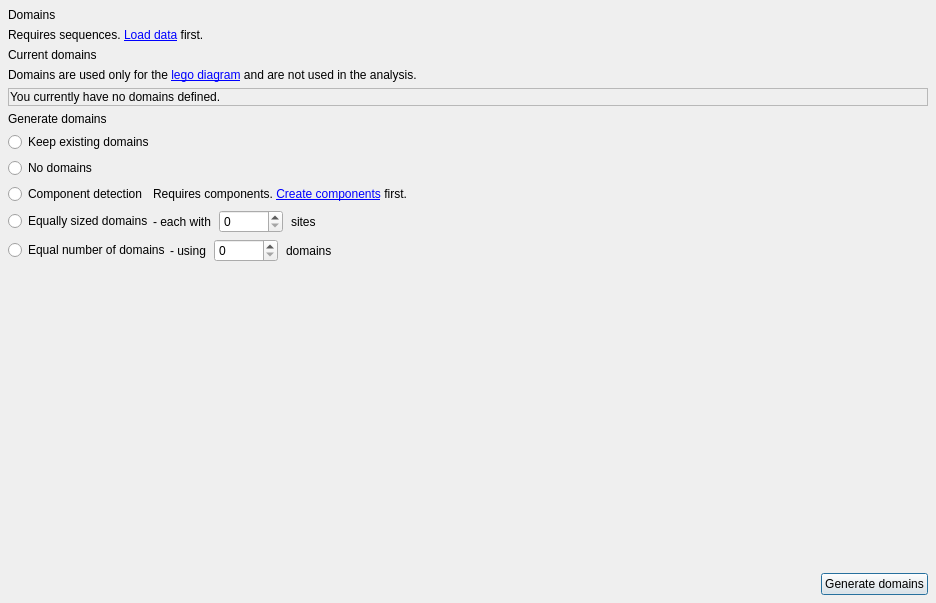
<?xml version="1.0" encoding="UTF-8"?>
<ui version="4.0">
 <class>Dialog</class>
 <widget class="QDialog" name="Dialog">
  <property name="geometry">
   <rect>
    <x>0</x>
    <y>0</y>
    <width>936</width>
    <height>603</height>
   </rect>
  </property>
  <property name="windowTitle">
   <string>Dialog</string>
  </property>
  <layout class="QVBoxLayout" name="verticalLayout">
   <property name="leftMargin">
    <number>8</number>
   </property>
   <property name="topMargin">
    <number>8</number>
   </property>
   <property name="rightMargin">
    <number>8</number>
   </property>
   <property name="bottomMargin">
    <number>8</number>
   </property>
   <item>
    <widget class="QLabel" name="label">
     <property name="text">
      <string>Domains</string>
     </property>
     <property name="style" stdset="0">
      <string>title</string>
     </property>
    </widget>
   </item>
   <item>
    <widget class="QLabel" name="LBL_DATA_WARNING">
     <property name="text">
      <string>&lt;html&gt;&lt;head/&gt;&lt;body&gt;&lt;p&gt;Requires sequences. &lt;a href=&quot;action:view_open_file&quot;&gt;Load data&lt;/a&gt; first.&lt;/p&gt;&lt;/body&gt;&lt;/html&gt;</string>
     </property>
     <property name="style" stdset="0">
      <string>warning</string>
     </property>
    </widget>
   </item>
   <item>
    <widget class="QLabel" name="label_6">
     <property name="text">
      <string>Current domains</string>
     </property>
     <property name="style" stdset="0">
      <string>heading</string>
     </property>
    </widget>
   </item>
   <item>
    <widget class="QLabel" name="LBL_HELP">
     <property name="text">
      <string>&lt;html&gt;&lt;head/&gt;&lt;body&gt;&lt;p&gt;Domains are used only for the &lt;a href=&quot;action:view_lego&quot;&gt;lego diagram&lt;/a&gt; and are not used in the analysis.&lt;/p&gt;&lt;/body&gt;&lt;/html&gt;</string>
     </property>
     <property name="style" stdset="0">
      <string>helpbox</string>
     </property>
    </widget>
   </item>
   <item>
    <widget class="QFrame" name="frame">
     <property name="frameShape">
      <enum>QFrame::StyledPanel</enum>
     </property>
     <property name="frameShadow">
      <enum>QFrame::Raised</enum>
     </property>
     <layout class="QGridLayout" name="gridLayout_2">
      <property name="leftMargin">
       <number>1</number>
      </property>
      <property name="topMargin">
       <number>1</number>
      </property>
      <property name="rightMargin">
       <number>1</number>
      </property>
      <property name="bottomMargin">
       <number>1</number>
      </property>
      <property name="spacing">
       <number>8</number>
      </property>
      <item row="0" column="0">
       <widget class="QLabel" name="LBL_MAIN">
        <property name="text">
         <string>You currently have no domains defined.</string>
        </property>
       </widget>
      </item>
     </layout>
    </widget>
   </item>
   <item>
    <widget class="QLabel" name="label_7">
     <property name="text">
      <string>Generate domains</string>
     </property>
     <property name="style" stdset="0">
      <string>heading</string>
     </property>
    </widget>
   </item>
   <item>
    <widget class="QRadioButton" name="RAD_EXISTING">
     <property name="sizePolicy">
      <sizepolicy hsizetype="Maximum" vsizetype="Fixed">
       <horstretch>0</horstretch>
       <verstretch>0</verstretch>
      </sizepolicy>
     </property>
     <property name="text">
      <string>Keep existing domains</string>
     </property>
    </widget>
   </item>
   <item>
    <widget class="QRadioButton" name="RAD_NO">
     <property name="sizePolicy">
      <sizepolicy hsizetype="Maximum" vsizetype="Fixed">
       <horstretch>0</horstretch>
       <verstretch>0</verstretch>
      </sizepolicy>
     </property>
     <property name="text">
      <string>No domains</string>
     </property>
    </widget>
   </item>
   <item>
    <layout class="QHBoxLayout" name="horizontalLayout_3">
     <item>
      <widget class="QRadioButton" name="RAD_AUTO">
       <property name="sizePolicy">
        <sizepolicy hsizetype="Maximum" vsizetype="Fixed">
         <horstretch>0</horstretch>
         <verstretch>0</verstretch>
        </sizepolicy>
       </property>
       <property name="text">
        <string>Component detection</string>
       </property>
      </widget>
     </item>
     <item>
      <widget class="QLabel" name="LBL_COMPONENT_WARNING">
       <property name="text">
        <string>&lt;html&gt;&lt;head/&gt;&lt;body&gt;&lt;p&gt;Requires components. &lt;a href=&quot;action:create_components&quot;&gt;Create components&lt;/a&gt; first.&lt;/p&gt;&lt;/body&gt;&lt;/html&gt;</string>
       </property>
       <property name="style" stdset="0">
        <string>warning</string>
       </property>
      </widget>
     </item>
     <item>
      <spacer name="horizontalSpacer_4">
       <property name="orientation">
        <enum>Qt::Horizontal</enum>
       </property>
       <property name="sizeHint" stdset="0">
        <size>
         <width>40</width>
         <height>20</height>
        </size>
       </property>
      </spacer>
     </item>
    </layout>
   </item>
   <item>
    <layout class="QHBoxLayout" name="horizontalLayout_2">
     <property name="spacing">
      <number>0</number>
     </property>
     <item>
      <widget class="QRadioButton" name="RAD_SIZE">
       <property name="sizePolicy">
        <sizepolicy hsizetype="Maximum" vsizetype="Fixed">
         <horstretch>0</horstretch>
         <verstretch>0</verstretch>
        </sizepolicy>
       </property>
       <property name="text">
        <string>Equally sized domains</string>
       </property>
      </widget>
     </item>
     <item>
      <widget class="QWidget" name="WID_SIZE" native="true">
       <layout class="QHBoxLayout" name="H">
        <property name="spacing">
         <number>8</number>
        </property>
        <property name="leftMargin">
         <number>0</number>
        </property>
        <property name="topMargin">
         <number>0</number>
        </property>
        <property name="rightMargin">
         <number>0</number>
        </property>
        <property name="bottomMargin">
         <number>0</number>
        </property>
        <item>
         <widget class="QLabel" name="label_4">
          <property name="text">
           <string>- each with</string>
          </property>
         </widget>
        </item>
        <item>
         <widget class="QSpinBox" name="SPN_SIZE">
          <property name="sizePolicy">
           <sizepolicy hsizetype="Fixed" vsizetype="Fixed">
            <horstretch>0</horstretch>
            <verstretch>0</verstretch>
           </sizepolicy>
          </property>
          <property name="minimumSize">
           <size>
            <width>64</width>
            <height>0</height>
           </size>
          </property>
          <property name="maximumSize">
           <size>
            <width>64</width>
            <height>16777215</height>
           </size>
          </property>
         </widget>
        </item>
        <item>
         <widget class="QLabel" name="label_2">
          <property name="text">
           <string>sites</string>
          </property>
         </widget>
        </item>
       </layout>
      </widget>
     </item>
     <item>
      <spacer name="horizontalSpacer_2">
       <property name="orientation">
        <enum>Qt::Horizontal</enum>
       </property>
       <property name="sizeHint" stdset="0">
        <size>
         <width>40</width>
         <height>20</height>
        </size>
       </property>
      </spacer>
     </item>
    </layout>
   </item>
   <item>
    <layout class="QHBoxLayout" name="horizontalLayout_5">
     <property name="spacing">
      <number>0</number>
     </property>
     <item>
      <widget class="QRadioButton" name="RAD_NUM">
       <property name="sizePolicy">
        <sizepolicy hsizetype="Maximum" vsizetype="Fixed">
         <horstretch>0</horstretch>
         <verstretch>0</verstretch>
        </sizepolicy>
       </property>
       <property name="text">
        <string>Equal number of domains</string>
       </property>
      </widget>
     </item>
     <item>
      <widget class="QWidget" name="WID_NUM" native="true">
       <layout class="QHBoxLayout" name="horizontalLayout_4">
        <property name="spacing">
         <number>8</number>
        </property>
        <property name="leftMargin">
         <number>0</number>
        </property>
        <property name="topMargin">
         <number>0</number>
        </property>
        <property name="rightMargin">
         <number>0</number>
        </property>
        <property name="bottomMargin">
         <number>0</number>
        </property>
        <item>
         <widget class="QLabel" name="label_5">
          <property name="text">
           <string>- using</string>
          </property>
         </widget>
        </item>
        <item>
         <widget class="QSpinBox" name="SPN_NUM">
          <property name="sizePolicy">
           <sizepolicy hsizetype="Fixed" vsizetype="Fixed">
            <horstretch>0</horstretch>
            <verstretch>0</verstretch>
           </sizepolicy>
          </property>
          <property name="minimumSize">
           <size>
            <width>64</width>
            <height>0</height>
           </size>
          </property>
          <property name="maximumSize">
           <size>
            <width>64</width>
            <height>16777215</height>
           </size>
          </property>
         </widget>
        </item>
        <item>
         <widget class="QLabel" name="label_3">
          <property name="text">
           <string>domains</string>
          </property>
         </widget>
        </item>
       </layout>
      </widget>
     </item>
     <item>
      <spacer name="horizontalSpacer_3">
       <property name="orientation">
        <enum>Qt::Horizontal</enum>
       </property>
       <property name="sizeHint" stdset="0">
        <size>
         <width>40</width>
         <height>20</height>
        </size>
       </property>
      </spacer>
     </item>
    </layout>
   </item>
   <item>
    <spacer name="verticalSpacer">
     <property name="orientation">
      <enum>Qt::Vertical</enum>
     </property>
     <property name="sizeHint" stdset="0">
      <size>
       <width>20</width>
       <height>40</height>
      </size>
     </property>
    </spacer>
   </item>
   <item>
    <layout class="QHBoxLayout" name="horizontalLayout">
     <item>
      <spacer name="horizontalSpacer">
       <property name="orientation">
        <enum>Qt::Horizontal</enum>
       </property>
       <property name="sizeHint" stdset="0">
        <size>
         <width>40</width>
         <height>20</height>
        </size>
       </property>
      </spacer>
     </item>
     <item>
      <widget class="QPushButton" name="BTN_OK">
       <property name="text">
        <string>Generate domains</string>
       </property>
      </widget>
     </item>
    </layout>
   </item>
  </layout>
 </widget>
 <resources>
  <include location="../resources/resources.qrc"/>
  <include location="../../../../../../intermake/intermake/hosts/frontends/gui_qt/designer/resource_files/resources.qrc"/>
 </resources>
 <connections/>
</ui>
